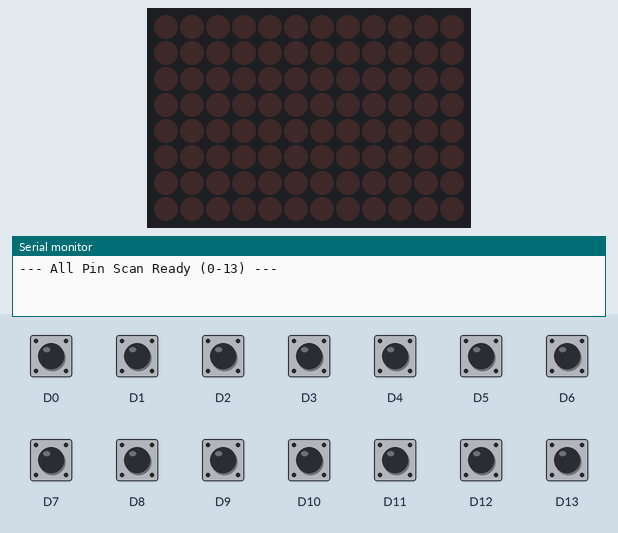
Recording of a program running on a simulated Arduino Uno R4 WiFi. Shown: 12×8 LED matrix, the last lines printed to the serial monitor. The test bench sets the inputs (shaded band); at power-on: D0–13 HIGH.

Above: at 1.2 s.
1.3 s: D0 pulled LOW for 0.15 s
At 1.4 s:
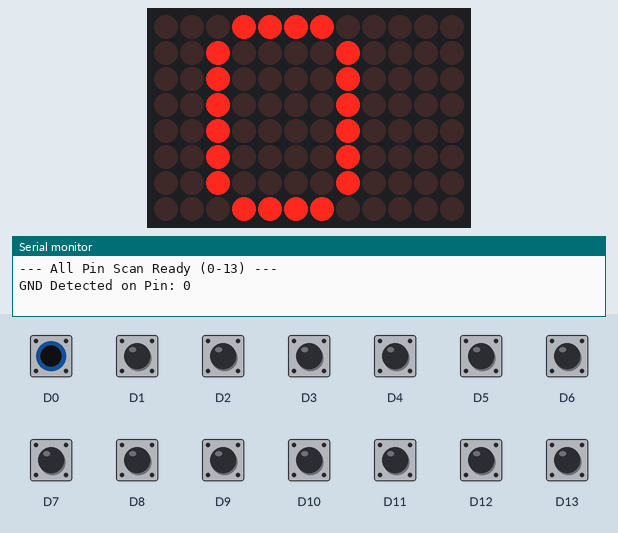
3.0 s: D1 pulled LOW for 0.15 s
At 3.1 s:
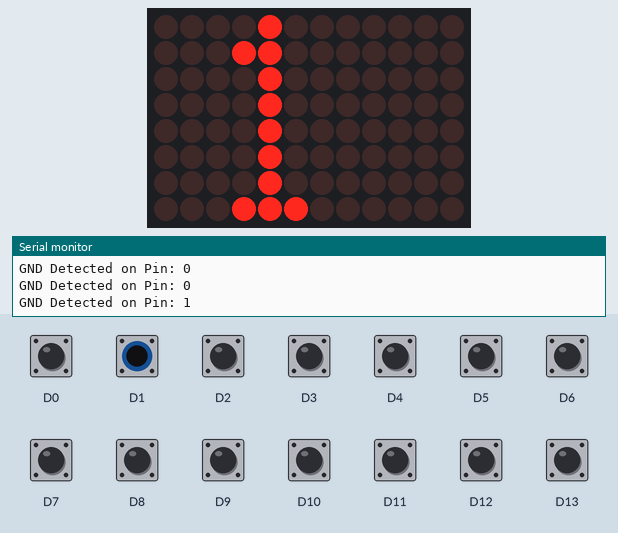
4.7 s: D2 pulled LOW for 0.15 s
At 4.8 s:
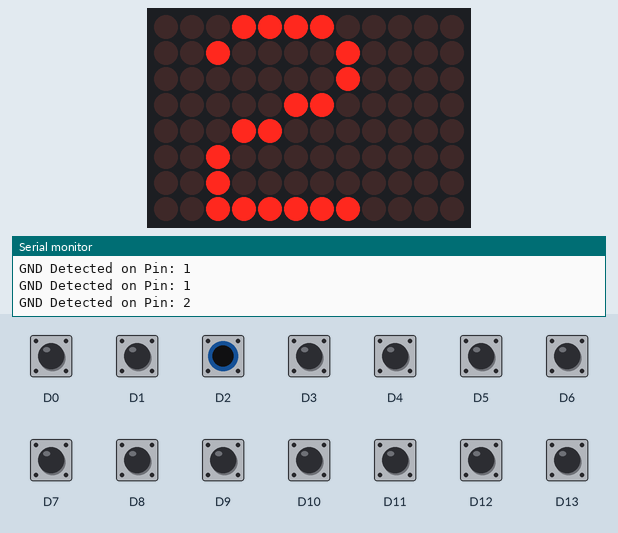
6.4 s: D3 pulled LOW for 0.15 s
At 6.5 s:
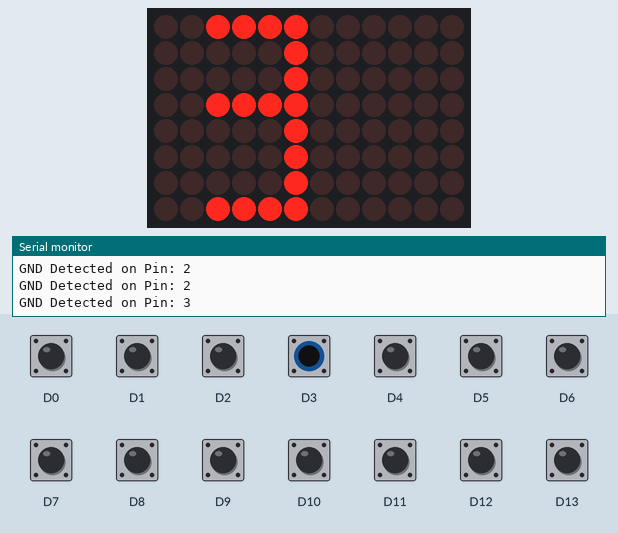
8.1 s: D4 pulled LOW for 0.15 s
At 8.2 s:
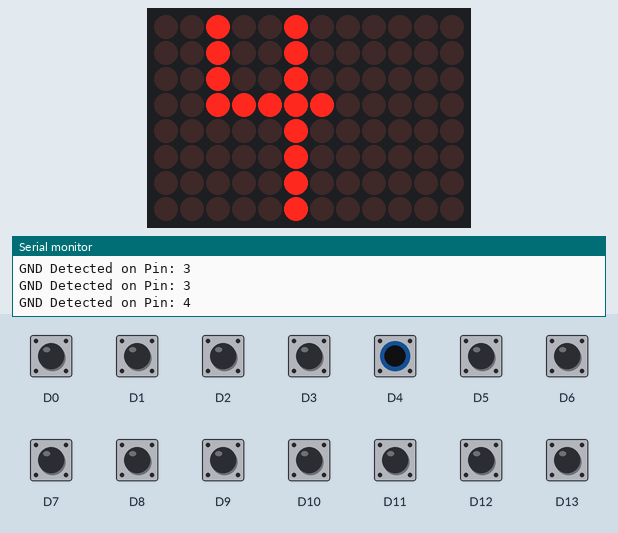
9.8 s: D5 pulled LOW for 0.15 s
At 9.9 s:
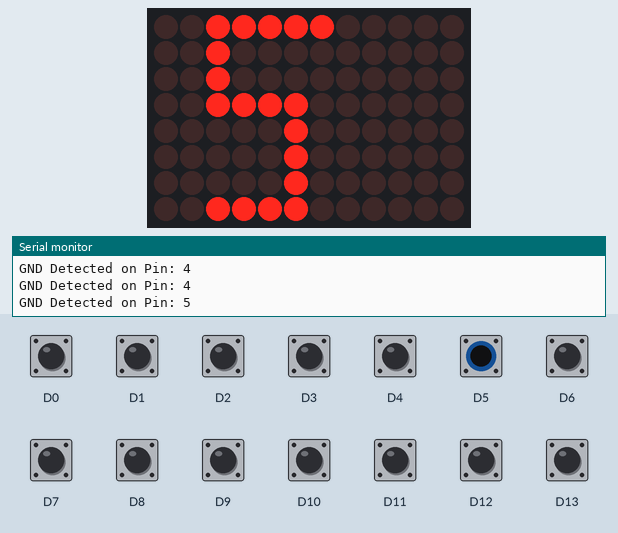
Timing chart, 0 to 12.5 s (numbered marks = the images above; inputs shaded):
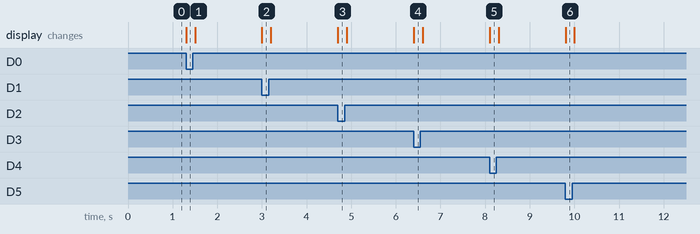

Measured:
- after the input at 1.3 s, the display: changes at once (image 1)
- after the input at 3.0 s, the display: changes at once (image 2)
- after the input at 4.7 s, the display: changes at once (image 3)
- after the input at 6.4 s, the display: changes at once (image 4)
- after the input at 8.1 s, the display: changes at once (image 5)
- after the input at 9.8 s, the display: changes at once (image 6)

The program:

main.cpp
```cpp
#include <Arduino.h>
#include "Arduino_LED_Matrix.h"

ArduinoLEDMatrix matrix;

// 0〜13までの視覚的パターン定義 (12x8 = 96要素)
// 10〜13は12x8の画面内に「10」「11」と2桁を押し込んでいます
uint8_t pin_patterns[14][96] = {
  {0,0,0,1,1,1,1,0,0,0,0,0, 0,0,1,0,0,0,0,1,0,0,0,0, 0,0,1,0,0,0,0,1,0,0,0,0, 0,0,1,0,0,0,0,1,0,0,0,0, 0,0,1,0,0,0,0,1,0,0,0,0, 0,0,1,0,0,0,0,1,0,0,0,0, 0,0,1,0,0,0,0,1,0,0,0,0, 0,0,0,1,1,1,1,0,0,0,0,0}, // 0
  {0,0,0,0,1,0,0,0,0,0,0,0, 0,0,0,1,1,0,0,0,0,0,0,0, 0,0,0,0,1,0,0,0,0,0,0,0, 0,0,0,0,1,0,0,0,0,0,0,0, 0,0,0,0,1,0,0,0,0,0,0,0, 0,0,0,0,1,0,0,0,0,0,0,0, 0,0,0,0,1,0,0,0,0,0,0,0, 0,0,0,1,1,1,0,0,0,0,0,0}, // 1
  {0,0,0,1,1,1,1,0,0,0,0,0, 0,0,1,0,0,0,0,1,0,0,0,0, 0,0,0,0,0,0,0,1,0,0,0,0, 0,0,0,0,0,1,1,0,0,0,0,0, 0,0,0,1,1,0,0,0,0,0,0,0, 0,0,1,0,0,0,0,0,0,0,0,0, 0,0,1,0,0,0,0,0,0,0,0,0, 0,0,1,1,1,1,1,1,0,0,0,0}, // 2
  {0,0,1,1,1,1,0,0,0,0,0,0, 0,0,0,0,0,1,0,0,0,0,0,0, 0,0,0,0,0,1,0,0,0,0,0,0, 0,0,1,1,1,1,0,0,0,0,0,0, 0,0,0,0,0,1,0,0,0,0,0,0, 0,0,0,0,0,1,0,0,0,0,0,0, 0,0,0,0,0,1,0,0,0,0,0,0, 0,0,1,1,1,1,0,0,0,0,0,0}, // 3
  {0,0,1,0,0,1,0,0,0,0,0,0, 0,0,1,0,0,1,0,0,0,0,0,0, 0,0,1,0,0,1,0,0,0,0,0,0, 0,0,1,1,1,1,1,0,0,0,0,0, 0,0,0,0,0,1,0,0,0,0,0,0, 0,0,0,0,0,1,0,0,0,0,0,0, 0,0,0,0,0,1,0,0,0,0,0,0, 0,0,0,0,0,1,0,0,0,0,0,0}, // 4
  {0,0,1,1,1,1,1,0,0,0,0,0, 0,0,1,0,0,0,0,0,0,0,0,0, 0,0,1,0,0,0,0,0,0,0,0,0, 0,0,1,1,1,1,0,0,0,0,0,0, 0,0,0,0,0,1,0,0,0,0,0,0, 0,0,0,0,0,1,0,0,0,0,0,0, 0,0,0,0,0,1,0,0,0,0,0,0, 0,0,1,1,1,1,0,0,0,0,0,0}, // 5
  {0,0,0,1,1,1,0,0,0,0,0,0, 0,0,1,0,0,0,0,0,0,0,0,0, 0,0,1,0,0,0,0,0,0,0,0,0, 0,0,1,1,1,1,0,0,0,0,0,0, 0,0,1,0,0,0,1,0,0,0,0,0, 0,0,1,0,0,0,1,0,0,0,0,0, 0,0,1,0,0,0,1,0,0,0,0,0, 0,0,0,1,1,1,0,0,0,0,0,0}, // 6
  {0,0,1,1,1,1,1,0,0,0,0,0, 0,0,0,0,0,0,1,0,0,0,0,0, 0,0,0,0,0,1,0,0,0,0,0,0, 0,0,0,0,1,0,0,0,0,0,0,0, 0,0,0,1,0,0,0,0,0,0,0,0, 0,0,1,0,0,0,0,0,0,0,0,0, 0,0,1,0,0,0,0,0,0,0,0,0, 0,0,1,0,0,0,0,0,0,0,0,0}, // 7
  {0,0,0,1,1,1,0,0,0,0,0,0, 0,0,1,0,0,0,1,0,0,0,0,0, 0,0,1,0,0,0,1,0,0,0,0,0, 0,0,0,1,1,1,0,0,0,0,0,0, 0,0,1,0,0,0,1,0,0,0,0,0, 0,0,1,0,0,0,1,0,0,0,0,0, 0,0,1,0,0,0,1,0,0,0,0,0, 0,0,0,1,1,1,0,0,0,0,0,0}, // 8
  {0,0,0,1,1,1,0,0,0,0,0,0, 0,0,1,0,0,0,1,0,0,0,0,0, 0,0,1,0,0,0,1,0,0,0,0,0, 0,0,0,1,1,1,1,0,0,0,0,0, 0,0,0,0,0,0,1,0,0,0,0,0, 0,0,0,0,0,0,1,0,0,0,0,0, 0,0,1,0,0,0,1,0,0,0,0,0, 0,0,0,1,1,1,0,0,0,0,0,0}, // 9
  {0,1,0,0,1,1,1,0,0,0,0,0, 1,1,0,1,0,0,1,0,0,0,0,0, 0,1,0,1,0,0,1,0,0,0,0,0, 0,1,0,1,0,0,1,0,0,0,0,0, 0,1,0,1,0,0,1,0,0,0,0,0, 0,1,0,1,0,0,1,0,0,0,0,0, 0,1,0,1,0,0,1,0,0,0,0,0, 0,1,0,0,1,1,1,0,0,0,0,0}, // 10
  {0,1,0,0,1,0,0,0,0,0,0,0, 1,1,0,1,1,0,0,0,0,0,0,0, 0,1,0,0,1,0,0,0,0,0,0,0, 0,1,0,0,1,0,0,0,0,0,0,0, 0,1,0,0,1,0,0,0,0,0,0,0, 0,1,0,0,1,0,0,0,0,0,0,0, 0,1,0,0,1,0,0,0,0,0,0,0, 0,1,0,1,1,1,0,0,0,0,0,0}, // 11
  {0,1,0,1,1,1,1,0,0,0,0,0, 1,1,0,0,0,0,1,0,0,0,0,0, 0,1,0,0,0,0,1,0,0,0,0,0, 0,1,0,0,0,1,0,0,0,0,0,0, 0,1,0,0,1,0,0,0,0,0,0,0, 0,1,0,1,0,0,0,0,0,0,0,0, 0,1,0,1,0,0,0,0,0,0,0,0, 0,1,0,1,1,1,1,1,0,0,0,0}, // 12
  {0,1,0,0,1,1,1,0,0,0,0,0, 1,1,0,0,0,0,1,0,0,0,0,0, 0,1,0,0,0,0,1,0,0,0,0,0, 0,1,0,0,1,1,1,0,0,0,0,0, 0,1,0,0,0,0,1,0,0,0,0,0, 0,1,0,0,0,0,1,0,0,0,0,0, 0,1,0,0,0,0,1,0,0,0,0,0, 0,1,0,0,1,1,1,0,0,0,0,0}  // 13
};

void setup() {
    Serial.begin(115200);
    matrix.begin();

    // D0からD13をプルアップ入力に設定
    for (int i = 0; i <= 13; i++) {
        pinMode(i, INPUT_PULLUP);
    }
    Serial.println("--- All Pin Scan Ready (0-13) ---");
}

void loop() {
    bool detected = false;

    for (int i = 0; i <= 13; i++) {
        if (digitalRead(i) == LOW) {
            Serial.print("GND Detected on Pin: ");
            Serial.println(i);

            // 全てのピン番号（0-13）に対してパターンをロード
            matrix.loadPixels(pin_patterns[i], 96);

            detected = true;
            delay(100); // 連続表示を安定させるための短いディレイ
            break; // 最初に見つかったピンを表示してループを抜ける
        }
    }

    if (!detected) {
        matrix.clear();
    }
}
```
